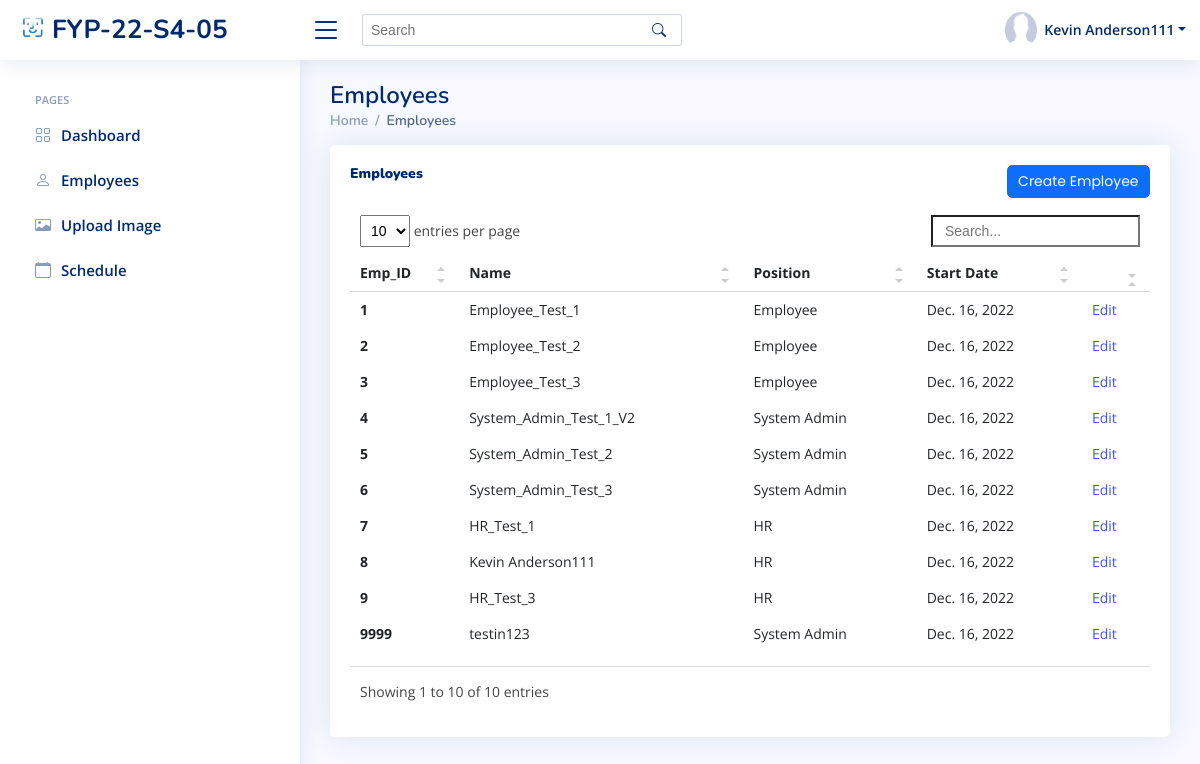
The page /sys_admin/view_employees/ (signed in) on the database its author committed.
### index/models.py (models this page shows, shortened)
class Employee(models.Model):
	Employee_ID = models.IntegerField(primary_key=True)
	Full_Name = models.CharField(max_length=100)
	Phone_Number = models.CharField(max_length=100)
	Email_Address = models.EmailField()
	Role = models.ForeignKey(Role, on_delete=models.CASCADE)
	Profile_Image = models.ImageField(default='profile_pics/default.jpg', upload_to='profile_pics')
	Password = models.CharField(max_length=256)
	Start_Date = models.DateField(auto_now_add=True)

class Role(models.Model):
	Role_ID = models.IntegerField(primary_key=True)
	Role_Name = models.CharField(max_length=100)

### index/views/sys_admin.py (the view)
# urls.py: path('sys_admin/view_employees/', sys_admin.sys_admin_view_employees, name='sys_admin_view_employees'),
def sys_admin_view_employees(request):
	currentEmployee = Employee.objects.get(Employee_ID=request.session['Employee_ID'])
	allEmployees = Employee.objects.all()
	context={
		'Employee_ID' : currentEmployee.Employee_ID,
		'Full_Name' : currentEmployee.Full_Name,
		'Role' : currentEmployee.Role.Role_Name,
		'PFP' : currentEmployee.Profile_Image.url,
		'Employees' : allEmployees,
	}
	return render(request, 'sys_admin/sys_admin_view_employees.html', context)

### templates/sys_admin/sys_admin_view_employees.html (shortened to what this page needs)
{% extends "index/base.html" %}
{% load static %}
{% block content %}
{% include 'sys_admin/sys_admin_base.html' %}
  <main id="main" class="main">
    <div class="pagetitle">
      <h1>Employees</h1>
      <nav>
        <ol class="breadcrumb">
          <li class="breadcrumb-item"><a href="{% url 'sys_admin_home' %}">Home</a></li>
          <li class="breadcrumb-item active">Employees</li>
        </ol>
      </nav>
    </div>
    <section class="section">
      <div class="row">
        <div class="col-lg-12">
          <div class="card recent-sales overflow-auto">
            <div class="card-body">
              <div class="col-lg-12 align-items-center justify-content-center card-title">
                <h5 class="float-start"><b>Employees</b></h5>
                <a href="{% url 'sys_admin_create_user' %}" class="btn btn-primary float-end">Create Employee</a>
                <br>
              </div>
              <table class="table table-borderless datatable">
                <thead>
                  <tr>
                    <th scope="col">Emp_ID</th>
                    <th scope="col">Name</th>
                    <th scope="col">Position</th>
                    <th scope="col">Start Date</th>
                    <th scope="col"></th>
                  </tr>
                </thead>
                <tbody>
                  {% for employee in Employees %}
                    <tr>
                      <th scope="row">{{ employee.Employee_ID }}</th>
                      <td>{{ employee.Full_Name }}</td>
                      <td>{{ employee.Role.Role_Name }}</td>
                      <td>{{ employee.Start_Date }}</td>
                      <td><a href="edit/{{ employee.Employee_ID }}">Edit</a></td>
                    </tr>
                  {% endfor %}
                </tbody>
              </table>
            </div>
          </div>
        </div>
      </div>
    </section>
  </main>
{% endblock content %}

### templates/sys_admin/sys_admin_base.html (shortened to what this page needs)
{% load static %}
  <header id="header" class="header fixed-top d-flex align-items-center">
    <div class="d-flex align-items-center justify-content-between">
      <a href="{% url 'sys_admin_home' %}" class="logo d-flex align-items-center">
        <img src="{% static 'assets/img/logo.png' %}" alt="">
        <span class="d-none d-lg-block">FYP-22-S4-05</span>
      </a>
      <i class="bi bi-list toggle-sidebar-btn"></i>
    </div>
    <div class="search-bar">
      <form class="search-form d-flex align-items-center" method="POST" action="#">
        <input type="text" name="query" placeholder="Search" title="Enter search keyword">
        <button type="submit" title="Search"><i class="bi bi-search"></i></button>
      </form>
    </div>
    <nav class="header-nav ms-auto">
      <ul class="d-flex align-items-center">
        <li class="nav-item dropdown pe-3">
          <a class="nav-link nav-profile d-flex align-items-center pe-0" href="#" data-bs-toggle="dropdown">
            <img src="{{ PFP }}" alt="Profile" class="rounded-circle">
            <span class="d-none d-md-block dropdown-toggle ps-2">{{ Full_Name }}</span>
          </a>
        </li>
      </ul>
    </nav>
  </header>
  <aside id="sidebar" class="sidebar">
    <ul class="sidebar-nav" id="sidebar-nav">
      <li class="nav-heading">Pages</li>
      <li class="nav-item">
        <a class="nav-link collapsed" href="{% url 'sys_admin_home' %}">
          <i class="bi bi-grid"></i>
          <span>Dashboard</span>
        </a>
      </li>
      <li class="nav-item">
        <a class="nav-link collapsed" href="{% url 'sys_admin_view_employees' %}">
          <i class="bi bi-person"></i>
          <span>Employees</span>
        </a>
      </li>
      <li class="nav-item">
        <a class="nav-link collapsed" href="{% url 'sys_admin_upload_img' %}">
          <i class="bi bi-card-image"></i>
          <span>Upload Image</span>
        </a>
      </li>
      <li class="nav-item">
        <a class="nav-link collapsed" href="{% url 'sys_admin_schedule' %}">
          <i class="bi bi-calendar"></i>
          <span>Schedule</span>
        </a>
      </li>
  </aside>

### static/assets/css/style.css (style rules this page uses)
:root { scroll-behavior: smooth; }
body { font-family: "Open Sans", sans-serif; background: #f6f9ff; color: #444444; }
a { color: #4154f1; text-decoration: none; }
h1, h2, h3, h4, h5, h6 { font-family: "Nunito", sans-serif; }
#main { margin-top: 60px; padding: 20px 30px; transition: all 0.3s; }
.pagetitle { margin-bottom: 10px; }
.pagetitle h1 { font-size: 24px; margin-bottom: 0; font-weight: 600; color: #012970; }
.card { margin-bottom: 30px; border: none; border-radius: 5px; box-shadow: 0px 0 30px rgba(1, 41, 112, 0.1); }
.card-title { padding: 20px 0 15px 0; font-size: 18px; font-weight: 500; color: #012970; font-family: "Poppins", sans-serif; }
.card-body { padding: 0 20px 20px 20px; }
.breadcrumb { font-size: 14px; font-family: "Nunito", sans-serif; color: #899bbd; font-weight: 600; }
.breadcrumb a { color: #899bbd; transition: 0.3s; }
.breadcrumb .breadcrumb-item::before { color: #899bbd; }
.breadcrumb .active { color: #51678f; font-weight: 600; }
.logo { line-height: 1; }
@media (min-width: 1200px) { .logo { width: 280px; } }
.logo img { max-height: 26px; margin-right: 6px; }
.logo span { font-size: 26px; font-weight: 700; color: #012970; font-family: "Nunito", sans-serif; }
.header { transition: all 0.5s; z-index: 997; height: 60px; box-shadow: 0px 2px 20px rgba(1, 41, 112, 0.1); background-color: #fff; padding-left: 20px; }
.header .toggle-sidebar-btn { font-size: 32px; padding-left: 10px; cursor: pointer; color: #012970; }
.header .search-bar { min-width: 360px; padding: 0 20px; }
.header .search-form { width: 100%; }
.header .search-form input { border: 0; font-size: 14px; color: #012970; border: 1px solid rgba(1, 41, 112, 0.2); padding: 7px 38px 7px 8px; border-radius: 3px; transition: 0.3s; width: 100%; }
.header .search-form button { border: 0; padding: 0; margin-left: -30px; background: none; }
.header .search-form button i { color: #012970; }
.header-nav ul { list-style: none; }
.header-nav>ul { margin: 0; padding: 0; }
.header-nav .nav-profile { color: #012970; }
.header-nav .nav-profile img { max-height: 36px; }
.header-nav .nav-profile span { font-size: 14px; font-weight: 600; }
.sidebar { position: fixed; top: 60px; left: 0; bottom: 0; width: 300px; z-index: 996; transition: all 0.3s; padding: 20px; overflow-y: auto; scrollbar-width: thin; scrollbar-color: #aab7cf transparent; box-shadow: 0px 0px 20px rgba(1, 41, 112, 0.1); background-color: #fff; }
@media (min-width: 1200px) { #main, #footer { margin-left: 300px; } }
.sidebar-nav { padding: 0; margin: 0; list-style: none; }
.sidebar-nav li { padding: 0; margin: 0; list-style: none; }
.sidebar-nav .nav-item { margin-bottom: 5px; }
.sidebar-nav .nav-heading { font-size: 11px; text-transform: uppercase; color: #899bbd; font-weight: 600; margin: 10px 0 5px 15px; }
.sidebar-nav .nav-link { display: flex; align-items: center; font-size: 15px; font-weight: 600; color: #4154f1; transition: 0.3; background: #f6f9ff; padding: 10px 15px; border-radius: 4px; }
.sidebar-nav .nav-link i { font-size: 16px; margin-right: 10px; color: #4154f1; }
.sidebar-nav .nav-link.collapsed { color: #012970; background: #fff; }
.sidebar-nav .nav-link.collapsed i { color: #899bbd; }

### rows shown on the page
Employee: Full_Name "Kevin Anderson111", Employee_ID "8", Role.Role_Name "HR", Start_Date "Dec. 16, 2022"
Employee: Employee_ID "1", Full_Name "Employee_Test_1", Role.Role_Name "Employee", Start_Date "Dec. 16, 2022"
Employee: Employee_ID "2", Full_Name "Employee_Test_2", Role.Role_Name "Employee", Start_Date "Dec. 16, 2022"
Employee: Employee_ID "3", Full_Name "Employee_Test_3", Role.Role_Name "Employee", Start_Date "Dec. 16, 2022"
Employee: Employee_ID "4", Full_Name "System_Admin_Test_1_V2", Role.Role_Name "System Admin", Start_Date "Dec. 16, 2022"
Employee: Employee_ID "5", Full_Name "System_Admin_Test_2", Role.Role_Name "System Admin", Start_Date "Dec. 16, 2022"
Employee: Employee_ID "6", Full_Name "System_Admin_Test_3", Role.Role_Name "System Admin", Start_Date "Dec. 16, 2022"
Employee: Employee_ID "7", Full_Name "HR_Test_1", Role.Role_Name "HR", Start_Date "Dec. 16, 2022"
Employee: Employee_ID "9", Full_Name "HR_Test_3", Role.Role_Name "HR", Start_Date "Dec. 16, 2022"
Employee: Employee_ID "9999", Full_Name "testin123", Role.Role_Name "System Admin", Start_Date "Dec. 16, 2022"
